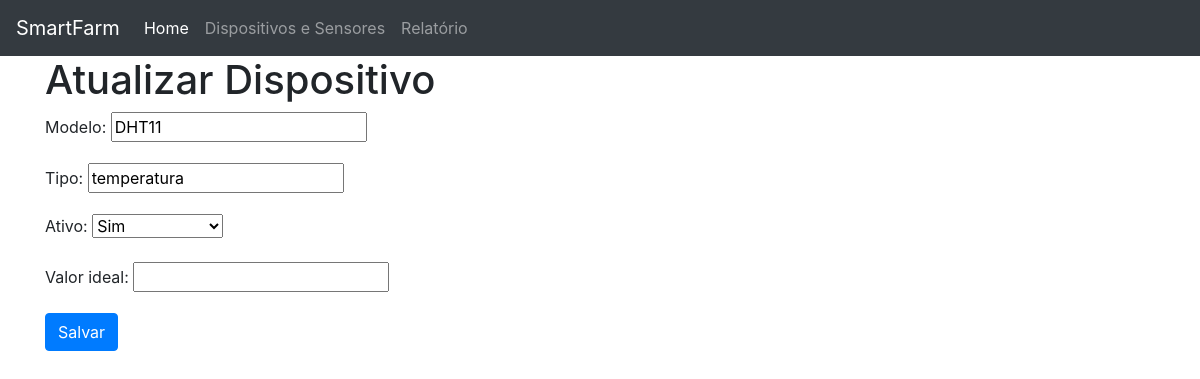
Page /sensores/atualizar/44/ on the earlier database version.
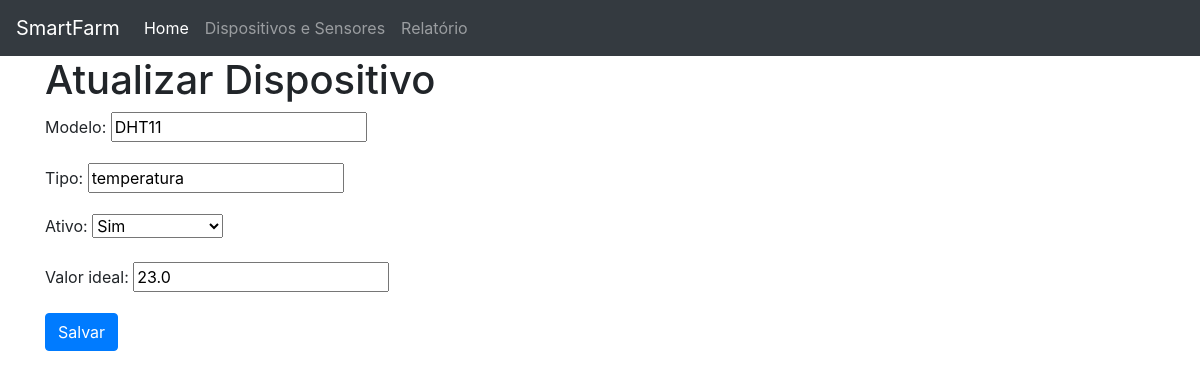
Same page on the later database version.
### app/models.py (models this page shows)
class Sensor(models.Model):
    modelo = models.CharField(max_length=100, blank=True, null=True)
    tipo = models.CharField(max_length=100, blank=True, null=True)
    ultima_leitura = models.DateTimeField(blank=True, null=True)
    ativo = models.BooleanField(blank=True, null=True)
    valor_ideal = models.FloatField(blank=True, null=True)
    dispositivo = models.ForeignKey(
        Dispositivo, on_delete=models.CASCADE, related_name='sensores')
    created_at = models.DateTimeField(auto_now_add=True)
    updated_at = models.DateTimeField(auto_now=True)
    class Meta:
        db_table = 'sensor'

### app/views.py (the view)
def atualizar_sensor(request, sensor_id):
    sensor = Sensor.objects.get(id=sensor_id)
    print("Atualiza_sensor")
    if request.method == 'POST':
        form = SensorForm(request.POST, instance=sensor)
        if form.is_valid():
            form.save()
            publish_device_info(sensor.dispositivo)
            return redirect('dispositivos_e_sensores')
    else:
        form = SensorForm(instance=sensor)
    context = {
        'form': form
    }
    return render(request, 'atualizar_sensor.html', context)

### app/forms.py
class SensorForm(forms.ModelForm):
    class Meta:
        model = Sensor
        fields = ['modelo', 'tipo', 'ativo', 'valor_ideal']

### template/atualizar_sensor.html (shortened to what this page needs)
<!DOCTYPE html>
<html>
    <head>
        <link
            rel="stylesheet"
            href="https://maxcdn.bootstrapcdn.com/bootstrap/4.0.0/css/bootstrap.min.css"
        />
    </head>
    <body>
        {% include 'navbar.html' %}
        <div class="container">
            <h1>Atualizar Dispositivo</h1>
            <form method="post">
                {% csrf_token %} {{ form.as_p }}
                <button type="submit" class="btn btn-primary">Salvar</button>
            </form>
        </div>
    </body>
</html>

Differences in the rows shown:
changed Sensor "DHT11": valor_ideal (not shown) → "23.0"
